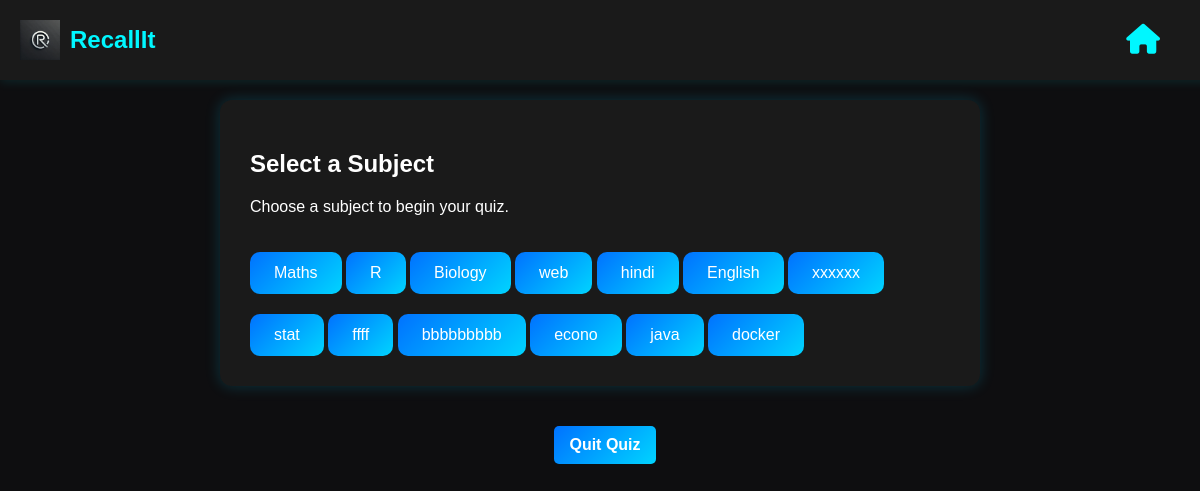
The app's page /user/quiz.php (signed in) with its own data.
### tables this page shows
CREATE TABLE `subjects` (
  `id` int(11) NOT NULL,
  `subject_name` varchar(255) NOT NULL,
  `file_name` varchar(255) NOT NULL,
  `uploaded_at` timestamp NOT NULL DEFAULT current_timestamp(),
  `user_id` int(11) NOT NULL
);

### user/quiz.php (the view, shortened to what this page needs)
<?php
require_once '../common/config.php';
$user_id = $_SESSION['user_id'];
$subjects_sql = "
  SELECT DISTINCT s.*
  FROM subjects s
  INNER JOIN flashcards f ON s.id = f.subject_id
  WHERE s.user_id = $user_id AND f.user_id = $user_id
";
$subjects_result = $conn->query($subjects_sql);
$subjects = [];
if ($subjects_result->num_rows > 0) {
    while ($row = $subjects_result->fetch_assoc()) {
        $subjects[] = $row;
    }
}
$selected_subject = isset($_GET['subject']) ? intval($_GET['subject']) : null;
?>
<!DOCTYPE html>
<html lang="en">
<head>
  <link rel="stylesheet" href="https://cdnjs.cloudflare.com/ajax/libs/font-awesome/6.0.0/css/all.min.css" />
</head>
<body>
  <div class="quiz-header">
    <div class="logo-section">
      <img src="logo.png" alt="RecallIt Logo" class="logo" />
      <span class="logo-name">RecallIt</span>
    </div>
    <div class="home-section">
      <a href="user-dashboard.php" class="home-link">
        <i class="fas fa-home"></i>
      </a>
    </div>
  </div>
  <div class="container">
    <?php if (!$selected_subject): ?>
      <h2>Select a Subject</h2>
      <p>Choose a subject to begin your quiz.</p>
      <?php if (count($subjects) > 0): ?>
        <?php foreach ($subjects as $subject): ?>
          <button onclick="window.location.href='quiz.php?subject=<?= $subject['id'] ?>'">
            <?= htmlspecialchars($subject['subject_name']) ?>
          </button>
        <?php endforeach; ?>
      <?php else: ?>
        <p>You don't have any subjects yet. Please <a href='subjects.php'>create a subject</a> first.</p>
      <?php endif; ?>
    <?php endif; ?>
  </div>
  <div class="button-container">
  <form method="post">
    <button type="submit" name="quit_quiz" class="quit-button">Quit Quiz</button>
  </form>
</div>
</body>
</html>

### user/quiz.php (style rules this page uses)
body { margin: 0; font-family: 'Poppins', sans-serif; background: #0e0e10; color: #fff; min-height: 100vh; }
.quiz-header { position: fixed; top: 0; left: 0; width: 100%; display: flex; justify-content: space-between; align-items: center; padding: 20px; background-color: #1a1a1a; box-shadow: 0 2px 10px rgba(0, 247, 255, 0.1); z-index: 1000; }
.logo-section { display: flex; align-items: center; }
.logo { width: 40px; height: 40px; margin-right: 10px; }
.logo-name { font-size: 24px; font-weight: bold; color: #00f7ff; }
.home-section { display: flex; align-items: center; justify-content: center; margin-right: 60px; }
.home-link { font-size: 30px; color: #00f7ff; text-decoration: none; transition: color 0.3s ease; }
.container { background-color: #1a1a1a; border-radius: 12px; padding: 30px; max-width: 700px; width: 100%; box-shadow: 0 0 15px rgba(0, 212, 255, 0.2); margin: 100px auto 20px; }
button { background: linear-gradient(135deg, #0072ff, #00d4ff); color: white; border: none; padding: 12px 24px; border-radius: 10px; font-size: 16px; cursor: pointer; margin-top: 20px; }
.quit-button { background-color: #ff4c4c; color: white; padding: 10px 15px; border: none; border-radius: 5px; font-weight: bold; cursor: pointer; margin-left: 10px; }
.button-container { display: flex; justify-content: center; margin-top: 20px; }

### records on screen
subjects: subject_name "Maths"
subjects: subject_name "R"
subjects: subject_name "Biology"
subjects: subject_name "web"
subjects: subject_name "hindi"
subjects: subject_name "English"
subjects: subject_name "xxxxxx"
subjects: subject_name "stat"
subjects: subject_name "ffff"
subjects: subject_name "bbbbbbbbb"
subjects: subject_name "econo"
subjects: subject_name "java"
subjects: subject_name "docker"
